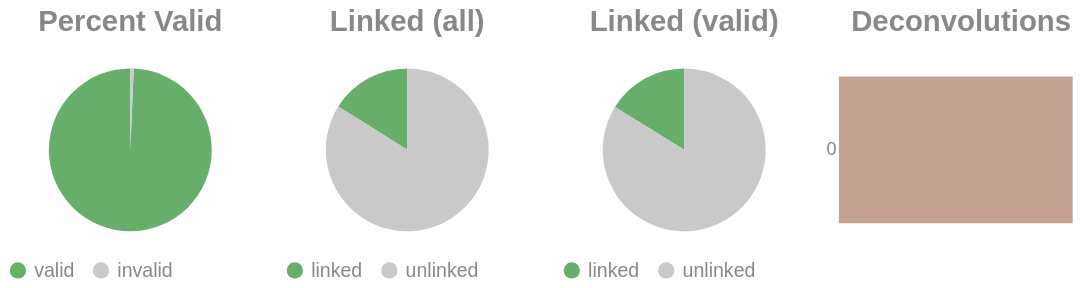

Notebook code cell kept with this figure:
### Code cell
if SKIPLR:
    pass
else:
    clash = Counter()
    for i in valids['molecule'].to_list():
        _mol = i.split("-")
        if len(_mol) == 1:
            clash.update('0')
        else:
            clash.update(_mol[-1])

    _d = {"deconvolutions": [], 'count': []}
    for k,v in clash.items():
        _d['deconvolutions'].append(k)
        _d['count'].append(v)

    tot_valid = valids['reads'].sum()
    mask = valids['reads'] >= 2
    n_linked_reads = valids.filter(mask)['reads'].sum()
    if n_linked_reads == 0:
        print_html("No linked molecules (>=2 reads) were detected; skipping linked-only distributions.")
        SKIPLR = True
    else:
        perc_valid = round(tot_valid / n_reads, 4)
        linked_perc_abs = round(n_linked_reads / n_reads, 4)
        linked_perc = round(n_linked_reads / tot_valid, 4)

    _valid = pl.DataFrame({"valids": ['valid', 'invalid'], "count": [tot_valid, n_reads - tot_valid]})
    _linked_abs = pl.DataFrame({"linked (absolute)": ['linked', 'unlinked'], "count": [n_linked_reads, n_reads - n_linked_reads]})
    _linked_rel = pl.DataFrame({"linked (valids)": ['linked', 'unlinked'], "count": [n_linked_reads, tot_valid - n_linked_reads]})

    (
        alt.hconcat(
            piechart(_valid, goodval = 'valid', title = "Percent Valid"),
            piechart(_linked_abs, goodval = "linked", title =  "Linked (all)"),
            piechart(_linked_rel, goodval = "linked", title =  "Linked (valid)"),
            convolutionbar(pl.DataFrame(_d), title = "Deconvolutions"),
            center = True,
            bounds = 'flush'
        )
        .resolve_scale(color='independent')
        .resolve_legend('independent')
        .properties(usermeta={'embedOptions': {"actions": False}})
    ).display()

### Figure 1 — Vega-Lite specification as saved in the notebook (floating-point values rounded to 4 significant figures)
{"width": "container", "height": 400, "config": {"title": {"anchor": "start", "dy": -15, "fontSize": 18, "color": "#888888", "subtitleColor": "#888888", "subtitleFontSize": 14}, "arc": {"fill": "#0072B2"}, "axis": {"domainColor": "#888888", "domainWidth": 0.5, "gridWidth": 0.2, "grid": false, "titleFontWeight": 400, "titleFontSize": 15, "labelFontSize": 11, "labelColor": "#888888", "tickColor": "#888888", "tickWidth": 0.2, "titleColor": "#888888"}, "axisBand": {"grid": false}, "axisX": {"grid": true, "tickSize": 10, "domainCap": "round"}, "axisY": {"domain": false, "grid": true, "tickSize": 0, "domainCap": "round"}, "background": "transparent", "header": {"labelFontSize": 15, "labelColor": "#888888", "titleFontSize": 15, "titleFontWeight": 600, "titleColor": "#888888"}, "legend": {"labelFont": "sans-serif", "labelFontSize": 12, "labelColor": "#888888", "symbolSize": 100, "symbolType": "circle", "titleFontSize": 12, "titlePadding": 10, "titleColor": "#888888", "title": null}, "range": {"category": ["#E69F00", "#56B4E9", "#009E73", "#F0E442", "#0072B2", "#D55E00", "#CC79A7", "#000000"], "diverging": ["#cfe8f3", "#a2d4ec", "#73bfe2", "#46abdb", "#1696d2", "#12719e"]}, "area": {"fill": "#0072B2", "fillOpacity": 0.7, "line": true, "strokeOpacity": 0.7}, "line": {"color": "#0072B2", "stroke": "#0072B2", "strokeWidth": 2}, "trail": {"color": "#0072B2", "stroke": "#0072B2", "strokeWidth": 0, "size": 1}, "point": {"filled": true, "fillOpacity": 1.0, "size": 95}, "text": {"color": "#888888", "fontSize": 11, "align": "right", "fontWeight": 400, "size": 11}, "bar": {"fill": "#0072B2", "stroke": null}, "view": {"stroke": null, "continuousWidth": 660, "continuousHeight": 400}}, "hconcat": [{"data": {"name": "data-a60e7e6a633386f646c1e1e6071fb82f"}, "mark": {"type": "arc"}, "encoding": {"color": {"field": "valids", "legend": {"orient": "bottom", "title": null}, "scale": {"domain": ["valid", "invalid"], "range": ["#68ae6b", "#C9C9C9"]}, "title": "Valids", "type": "nominal"}, "theta": {"field": "count", "type": "quantitative"}, "tooltip": [{"field": "valids", "title": "Valids", "type": "ordinal"}, {"field": "percent", "format": ".2%", "title": "Percent", "type": "quantitative"}, {"field": "count", "title": "Count", "type": "quantitative"}]}, "height": 100, "title": {"text": "Percent Valid", "align": "center", "anchor": "middle"}, "transform": [{"calculate": "datum.count / 190882", "as": "percent"}], "width": 150}, {"data": {"name": "data-e06742ef73e84f0b02f06cc112fe3318"}, "mark": {"type": "arc"}, "encoding": {"color": {"field": "linked (absolute)", "legend": {"orient": "bottom", "title": null}, "scale": {"domain": ["linked", "unlinked"], "range": ["#68ae6b", "#C9C9C9"]}, "title": "Linked (Absolute)", "type": "nominal"}, "theta": {"field": "count", "type": "quantitative"}, "tooltip": [{"field": "linked (absolute)", "title": "Linked (Absolute)", "type": "ordinal"}, {"field": "percent", "format": ".2%", "title": "Percent", "type": "quantitative"}, {"field": "count", "title": "Count", "type": "quantitative"}]}, "height": 100, "title": {"text": "Linked (all)", "align": "center", "anchor": "middle"}, "transform": [{"calculate": "datum.count / 190882", "as": "percent"}], "width": 150}, {"data": {"name": "data-3eaf76100bfde7ef7265c1e581c611c7"}, "mark": {"type": "arc"}, "encoding": {"color": {"field": "linked (valids)", "legend": {"orient": "bottom", "title": null}, "scale": {"domain": ["linked", "unlinked"], "range": ["#68ae6b", "#C9C9C9"]}, "title": "Linked (Valids)", "type": "nominal"}, "theta": {"field": "count", "type": "quantitative"}, "tooltip": [{"field": "linked (valids)", "title": "Linked (Valids)", "type": "ordinal"}, {"field": "percent", "format": ".2%", "title": "Percent", "type": "quantitative"}, {"field": "count", "title": "Count", "type": "quantitative"}]}, "height": 100, "title": {"text": "Linked (valid)", "align": "center", "anchor": "middle"}, "transform": [{"calculate": "datum.count / 189603", "as": "percent"}], "width": 150}, {"data": {"name": "data-b42ec6529ec0f294bc0e8aedfed99074"}, "mark": {"type": "bar"}, "encoding": {"color": {"field": "deconvolutions", "legend": null, "scale": {"scheme": "lightgreyred"}, "type": "nominal"}, "tooltip": [{"field": "deconvolutions", "title": "Deconvolutions", "type": "ordinal"}, {"field": "percent", "format": ".2%", "title": "Percent", "type": "quantitative"}, {"field": "count", "title": "Count", "type": "quantitative"}], "x": {"axis": null, "field": "count", "type": "quantitative"}, "y": {"field": "deconvolutions", "sort": "ascending", "title": null, "type": "nominal"}}, "height": 100, "title": {"text": "Deconvolutions", "align": "center", "anchor": "middle"}, "transform": [{"calculate": "datum.count / 172196", "as": "percent"}], "width": 150}], "bounds": "flush", "center": true, "resolve": {"legend": {"angle": "independent"}, "scale": {"color": "independent"}}, "usermeta": {"embedOptions": {"actions": false}}, "$schema": "https://vega.github.io/schema/vega-lite/v6.1.0.json", "datasets": {"data-a60e7e6a633386f646c1e1e6071fb82f": [{"valids": "valid", "count": 189603}, {"valids": "invalid", "count": 1279}], "data-e06742ef73e84f0b02f06cc112fe3318": [{"linked (absolute)": "linked", "count": 30662}, {"linked (absolute)": "unlinked", "count": 160220}], "data-3eaf76100bfde7ef7265c1e581c611c7": [{"linked (valids)": "linked", "count": 30662}, {"linked (valids)": "unlinked", "count": 158941}], "data-b42ec6529ec0f294bc0e8aedfed99074": [{"deconvolutions": "0", "count": 172196}]}}
